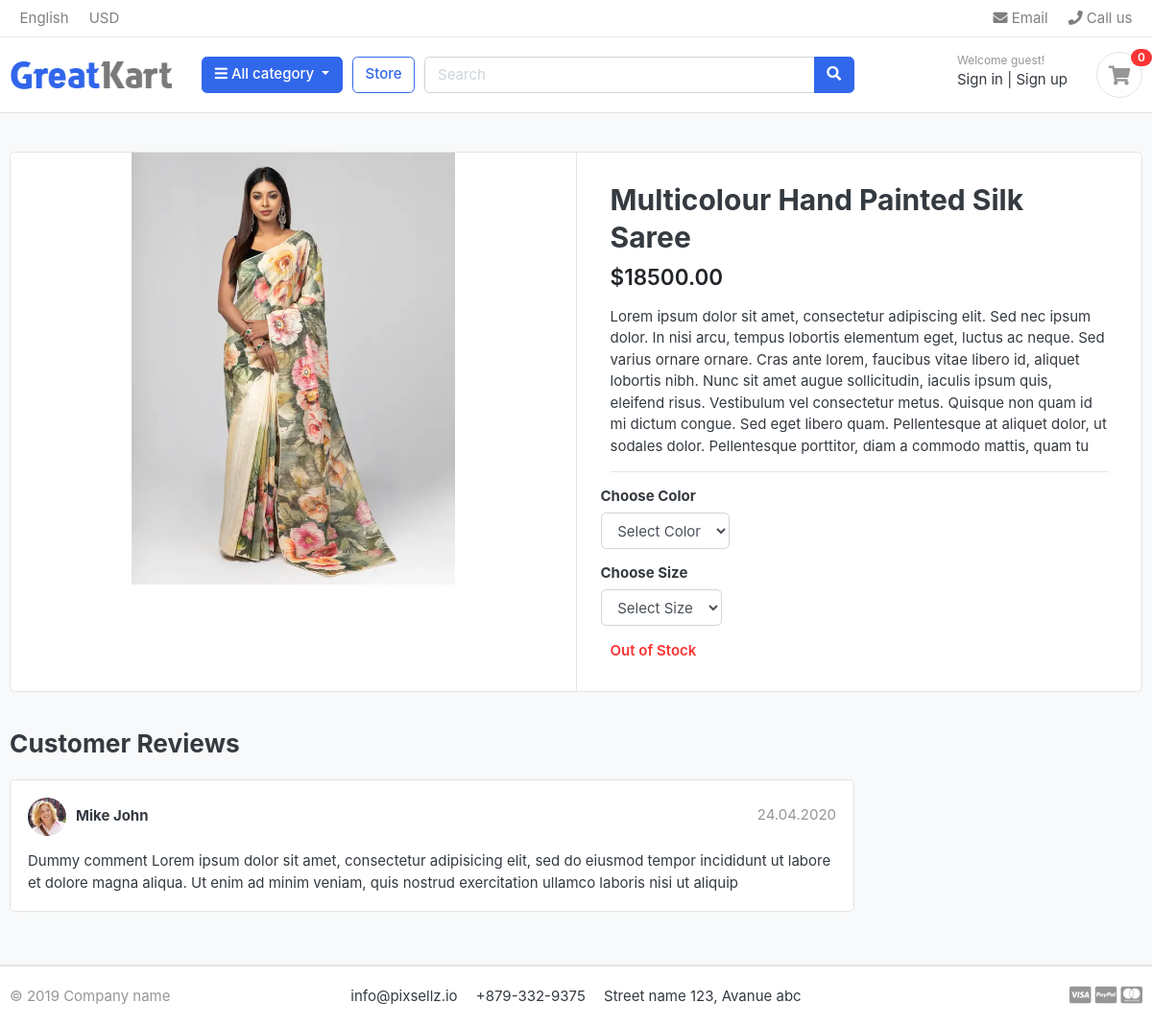
Before: /store/category/saree/multicolour-hand-painted-silk-saree/ with the older database file.
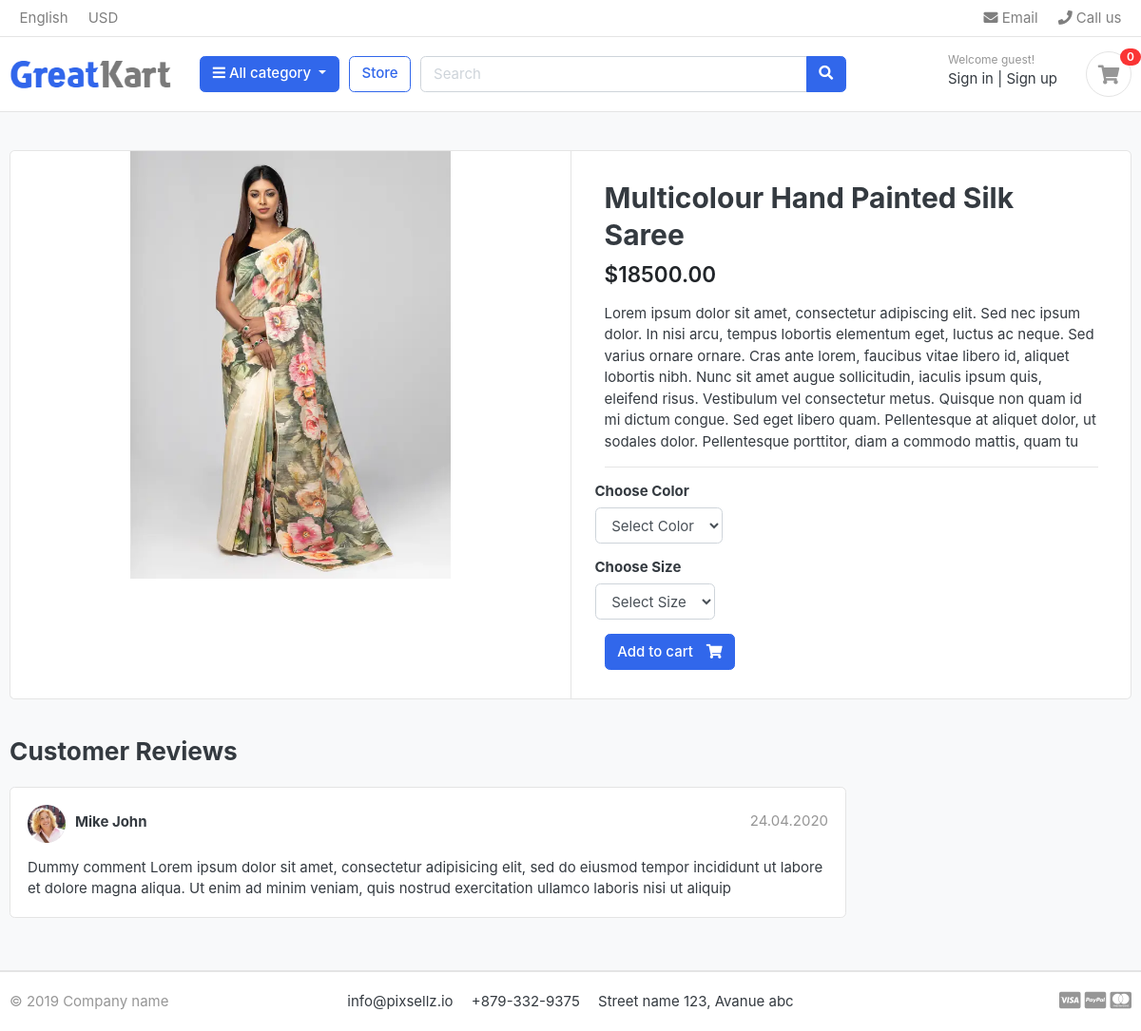
After: the same page with the newer database file.
### store/views.py (the view)
# urls.py: path('category/<slug:category_slug>/<slug:product_slug>/', views.product_detail, name='product_detail'),
def product_detail(request, category_slug, product_slug):
    try:
        single_product = Product.objects.get(category__slug=category_slug, slug=product_slug)
        in_cart = CartItem.objects.filter(cart__cart_id=_cart_id(request), product=single_product).exists()
    except Exception as e:
        raise e
    context = {
        'single_product': single_product,
        "in_cart": in_cart,
    }
    return render(request, 'store/product_detail.html', context)

### carts/context_processors.py (called while the page is built)
def counter(request):
    cart_count = 0
    if 'admin' in request.path:
        return {}
    else:
        try:
            cart = Cart.objects.filter(cart_id=_cart_id(request))
            cart_items = CartItem.objects.all().filter(cart=cart[:1])
            for item in cart_items:
                cart_count += item.quantity
        except Cart.DoesNotExist:
            cart_count = 0
    return dict(cart_count=cart_count)

### carts/views.py (called while the page is built)
def _cart_id(request):
    cart = request.session.session_key
    if not cart:
        cart = request.session.create()
    return cart

### category/context_processors.py (called while the page is built)
def menu_links(request):
    links = Category.objects.all()
    return dict(links=links)

### category/models.py (called while the page is built)
    def get_url(self):
        return reverse('products_by_category', args=[self.slug])

### store/models.py (called while the page is built)
    def colors(self):
        return super(VariationManager, self).filter(variation_category='color', is_active=True)

    def sizes(self):
        return super(VariationManager, self).filter(variation_category='size', is_active=True)

### templates/store/product_detail.html (shortened to what this page needs)
{% extends 'base.html' %}
{% block content %} {% load static %}
<section class="section-content padding-y bg">
	<div class="container">
		<div class="card">
			<div class="row no-gutters">
				<aside class="col-md-6">
					<article class="gallery-wrap">
						<div class="img-big-wrap">
							<a href="#"
								><img
									src="{{single_product.images.url}}"
									alt="{{single_product.product_name}}"
							/></a>
						</div>
					</article>
				</aside>
				<main class="col-md-6 border-left">
					<form
						action="{% url 'add_to_cart' single_product.id %}"
						method="POST">
						<article class="content-body">
							<h2 class="title">{{single_product.product_name}}</h2>
							<div class="mb-3">
								<var class="price h4">${{single_product.price}}</var>
							</div>
							<p>{{single_product.description}}</p>
							<hr />
							<div class="row">
								<div class="item-option-select">
									<h6>Choose Color</h6>
									<select
										name="color"
										class="form-control">
										<option
											value=""
											disabled
											selected>
											Select Color
										</option>
									</select>
								</div>
							</div>
							<div class="row">
								<div class="item-option-select">
									<h6>Choose Size</h6>
									<select
										name="size"
										class="form-control">
										<option
											value=""
											disabled
											selected>
											Select Size
										</option>
									</select>
								</div>
							</div>
							{% if single_product.stock <= 0 %}
							<p class="text-danger font-weight-bold">Out of Stock</p>
							{% else %}
							<button
								type="submit"
								class="btn btn-primary">
								<span class="text">Add to cart</span>
								<i class="fas fa-shopping-cart"></i>
							</button>
							{% endif %}
						</article>
					</form>
				</main>
			</div>
		</div>
		<br />
		<div class="row">
			<div class="col-md-9">
				<header class="section-heading">
					<h3>Customer Reviews</h3>
				</header>
				<article class="box mb-3">
					<div class="icontext w-100">
						<img
							src="{% static 'images/avatars/avatar1.jpg' %}"
							class="img-xs icon rounded-circle" />
						<div class="text">
							<span class="date text-muted float-md-right"
								>24.04.2020
							</span>
							<h6 class="mb-1">Mike John</h6>
						</div>
					</div>
					<div class="mt-3">
						<p>
							Dummy comment Lorem ipsum dolor sit amet, consectetur
							adipisicing elit, sed do eiusmod tempor incididunt ut
							labore et dolore magna aliqua. Ut enim ad minim veniam,
							quis nostrud exercitation ullamco laboris nisi ut aliquip
						</p>
					</div>
				</article>
			</div>
		</div>
	</div>
</section>
{% endblock %}

Changed rows visible on the page:
changed Product "Multicolour Hand Painted Silk Saree": stock 0 → 9 (drawn)
Other visible differences:
text no longer shown: "Out of Stock"
text now shown: "Add to cart"
